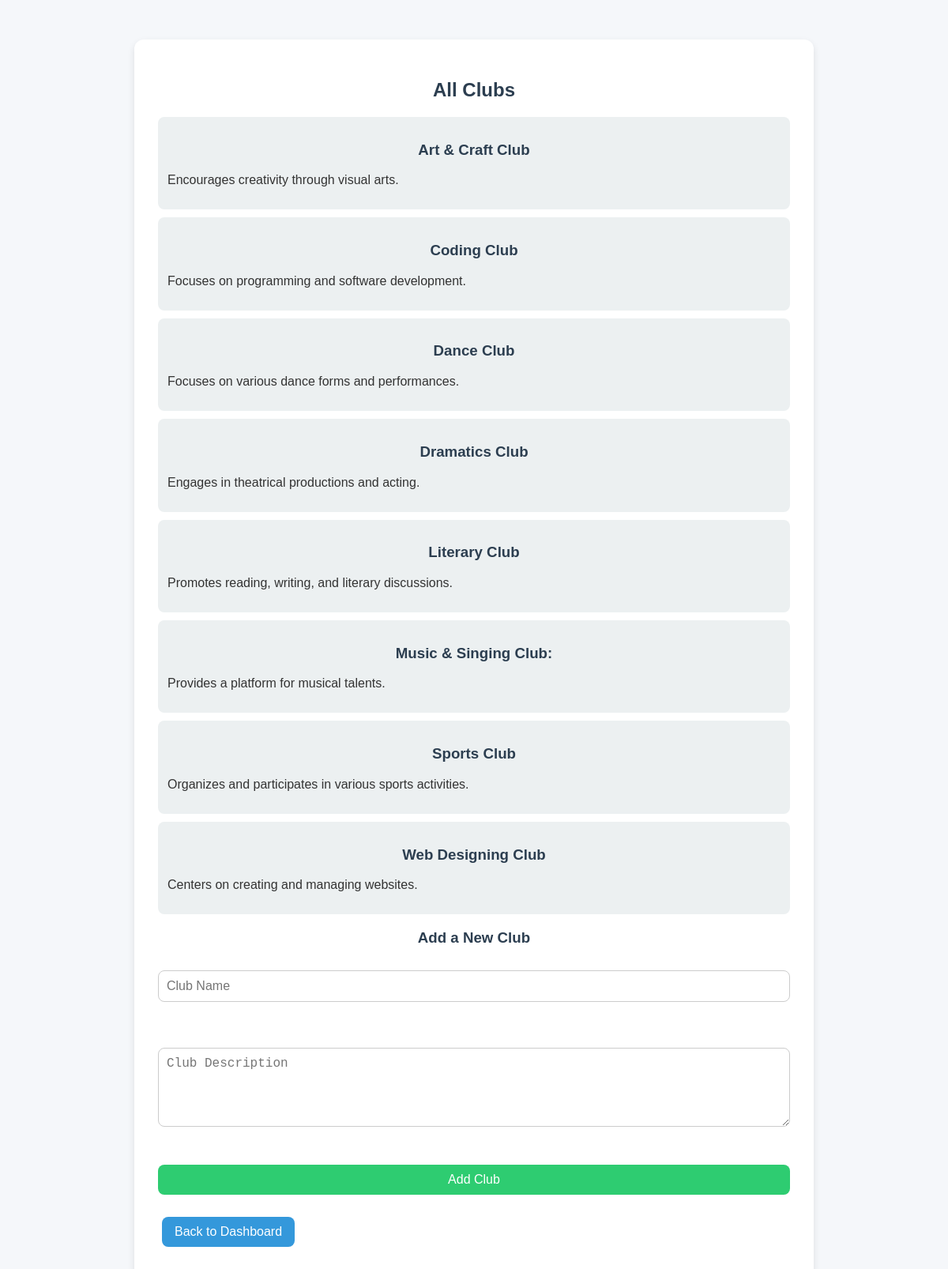
The app's page /view_club.php (signed in) with its own data.
### tables this page shows
CREATE TABLE `clubs` (
  `id` int(11) NOT NULL,
  `name` varchar(100) DEFAULT NULL,
  `description` text DEFAULT NULL
);

### view_club.php (the view, shortened to what this page needs)
<?php
include 'db.php';
$sql = "SELECT id, name, description FROM clubs ORDER BY name ASC";
$result = $conn->query($sql);
?>
<!DOCTYPE html>
<html>
<head>
    <link rel="stylesheet" href="style.css">
</head>
<body>
<div class="container">
    <h2>All Clubs</h2>
    <?php if ($result->num_rows > 0): ?>
        <ul>
            <?php while ($club = $result->fetch_assoc()): ?>
                <li>
                    <h3><?php echo htmlspecialchars($club['name']); ?></h3>
                    <p><?php echo htmlspecialchars($club['description']); ?></p>
                </li>
            <?php endwhile; ?>
        </ul>
    <?php else: ?>
        <p>No clubs found.</p>
    <?php endif; ?>
    <h3>Add a New Club</h3>
    <form method="POST" action="">
        <input type="text" name="club_name" placeholder="Club Name" required><br>
        <textarea name="club_description" placeholder="Club Description" required></textarea><br>
        <button type="submit" name="add_club">Add Club</button>
    </form>
    <br>
    <a href="dashboard.php">Back to Dashboard</a>
</div>
</body>
</html>

### style.css (style rules this page uses)
body { font-family: Arial, sans-serif; background-color: #f4f4f4; margin: 0; padding: 0; }
.container { max-width: 800px; margin: auto; padding: 20px; background-color: #fff; border-radius: 8px; box-shadow: 0 2px 10px rgba(0, 0, 0, 0.1); }
h2 { text-align: center; color: #333; }
input { width: 100%; padding: 10px; margin: 10px 0; border-radius: 5px; border: 1px solid #ddd; }
button { width: 100%; padding: 10px; background-color: #4CAF50; color: white; border: none; border-radius: 5px; cursor: pointer; }
a { color: #4CAF50; text-decoration: none; }
body { font-family: Arial, sans-serif; background-color: #f5f7fa; margin: 0; padding: 0; color: #333; }
.container { width: 90%; max-width: 800px; margin: 50px auto; background: #fff; padding: 30px; border-radius: 12px; box-shadow: 0 4px 10px rgba(0, 0, 0, 0.1); }
h1, h2, h3 { text-align: center; color: #2c3e50; }
a { display: inline-block; text-decoration: none; background-color: #3498db; color: #fff; padding: 10px 16px; margin: 10px 5px; border-radius: 8px; transition: background-color 0.3s ease; }
form { margin-top: 20px; display: flex; flex-direction: column; gap: 15px; }
input[type="text"], input[type="date"], textarea, select { width: 100%; padding: 10px; border: 1px solid #ccc; border-radius: 8px; font-size: 16px; box-sizing: border-box; }
textarea { resize: vertical; height: 100px; }
button { background-color: #2ecc71; color: white; padding: 10px; border: none; border-radius: 8px; font-size: 16px; cursor: pointer; transition: background-color 0.3s ease; }
ul { list-style: none; padding: 0; }
ul li { margin: 10px 0; padding: 12px; background: #ecf0f1; border-radius: 8px; }

### records on screen
clubs: name "Art & Craft Club", description "Encourages creativity through visual arts."
clubs: name "Coding Club", description "Focuses on programming and software development."
clubs: name "Dance Club", description "Focuses on various dance forms and performances."
clubs: name "Dramatics Club", description "Engages in theatrical productions and acting."
clubs: name "Literary Club", description "Promotes reading, writing, and literary discussions."
clubs: name "Music & Singing Club:", description "Provides a platform for musical talents."
clubs: name "Sports Club", description "Organizes and participates in various sports activities."
clubs: name "Web Designing Club", description "Centers on creating and managing websites."
